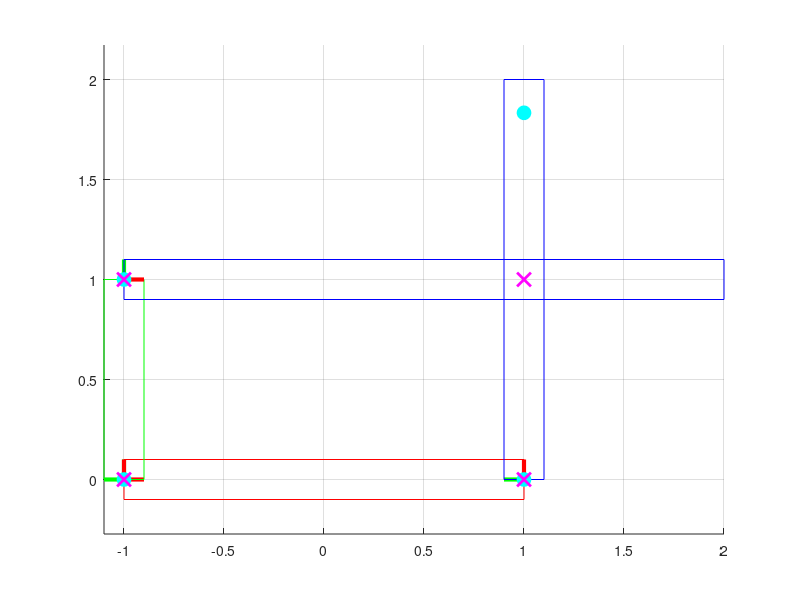

Recreate this plot in MATLAB. (Note: this script raises an error after producing the figure.)
function linkages(scene)
if nargin < 1
    scene = 0;
end

pins = [];
particles = [];
switch scene
    case 0
        % Crank-rocker
        % Bottom link
        links(1).angle = 0; % rotation from the positive x-axis
        links(1).pos = [-1;0]; % position of the center of rotation
        links(1).verts = [0,-0.1;2,-0.1;2,0.1;0,0.1]'; % display vertices
        % Left link
        links(2).angle = pi/2;
        links(2).pos = [-1;0];
        links(2).verts = [0,-0.1;1,-0.1;1,0.1;0,0.1]';
        % Right link
        links(3).angle = pi/2;
        links(3).pos = [1;0];
        links(3).verts = [0,-0.1;2,-0.1;2,0.1;0,0.1]';
        % Top link
        links(4).angle = 0;
        links(4).pos = [-1;1];
        links(4).verts = [0,-0.1;3,-0.1;3,0.1;0,0.1]';
        
        % Which link is grounded?
        grounded = 1;
        % Which link is the driver?
        % Note: the driver must be attached (with a pin) to the ground.
        driver = 2;
        
        % Bottom-left
        pins(1).links = [1,2];
        pins(1).pts = [0,0;0,0]';
        % Bottom-right
        pins(2).links = [1,3];
        pins(2).pts = [2,0;0,0]';
        % Left-top
        pins(3).links = [2,4];
        pins(3).pts = [1,0;0,0]';
        % Right-top
        pins(4).links = [3,4];
        pins(4).pts = [1+rand(1),0;2,0]'; % pin location on link3 is randomized
        
        % List of tracer particles for display
        particles(1).link = 4; % which link?
        particles(1).pt = [0.5;0.1]; % tracer particle point in local coords
        particles(1).ptsWorld = zeros(2,0); % transformed points, initially empty
        particles(2).link = 4;
        particles(2).pt = [2.5;-0.1];
        particles(2).ptsWorld = zeros(2,0);
    case 1

        % Drag-link

        % s
        links(1).angle = 0; % rotation from the positive x-axis
        links(1).pos = [0;0]; % position of the center of rotation
        links(1).verts = [0,-0.1;1,-0.1;1,0.1;0,0.1]'; % display vertices
        % q
        links(2).angle = pi/2;
        links(2).pos = [0;0];
        links(2).verts = [0,-0.1;3,-0.1;3,0.1;0,0.1]';
        % l
        links(3).angle = pi/2;
        links(3).pos = [1;0];
        links(3).verts = [0,-0.1;4,-0.1;4,0.1;0,0.1]';
        % p
        links(4).angle = 0;
        links(4).pos = [0;3];
        links(4).verts = [0,-0.1;3,-0.1;3,0.1;0,0.1]';
        
        % Which link is grounded?
        grounded = 1;
        % Which link is the driver?
        % Note: the driver must be attached (with a pin) to the ground.
        driver = 2;
        
        % Bottom-left
        pins(1).links = [1,2];
        pins(1).pts = [0,0;0,0]';
        % Bottom-right
        pins(2).links = [1,3];
        pins(2).pts = [1,0;0,0]';
        % Left-top
        pins(3).links = [2,4];
        pins(3).pts = [3,0;0,0]';
        % Right-top
        pins(4).links = [3,4];
        pins(4).pts = [4,0;3,0]'; % pin location on link3 is randomized
        
        % List of tracer particles for display
        particles(1).link = 4; % which link?
        particles(1).pt = [0;0.1]; % tracer particle point in local coords
        particles(1).ptsWorld = zeros(2,0); % transformed points, initially empty
        particles(2).link = 4;
        particles(2).pt = [3;-0.1];
        particles(2).ptsWorld = zeros(2,0);
    case 2
        % Double-rocker

        % Bottom link q
        links(1).angle = 0; % rotation from the positive x-axis
        links(1).pos = [0;0]; % position of the center of rotation
        links(1).verts = [0,-0.1;2,-0.1;0,0.1;2,0.1]'; % display vertices
        % Left link l
        links(2).angle = pi/3;
        links(2).pos = [0;0];
        links(2).verts = [0,-0.1;5,-0.1;5,0.1;0,0.1]';
        % Right link p 
        links(3).angle = pi/2;
        links(3).pos = [2;0];
        links(3).verts = [0,-0.1;3.5,-0.1;3.5,0.1;0,0.1]';
        % Top link s
        links(4).angle = 0;
        links(4).pos = [2.5;4.33];
        links(4).verts = [0,-0.1;1,-0.1;1,0.1;0,0.1]';
        
        % Which link is grounded?
        grounded = 1;
        % Which link is the driver?
        % Note: the driver must be attached (with a pin) to the ground.
        driver = 2;
        
        % Bottom-left
        pins(1).links = [1,2];
        pins(1).pts = [0,0;0,0]';
        % Bottom-right
        pins(2).links = [2,4];
        pins(2).pts = [5,0;0,0]';
        % Left-top
        pins(3).links = [1,3];
        pins(3).pts = [2,0;0,0]';
        % Right-top
        pins(4).links = [3,4];
        pins(4).pts = [3.5,0;1,0]'; % pin location on link3 is randomized
        
        % List of tracer particles for display
        particles(1).link = 4; % which link?
        particles(1).pt = [0;0]; % tracer particle point in local coords
        particles(1).ptsWorld = zeros(2,0); % transformed points, initially empty
        particles(2).link = 4;
        particles(2).pt = [1;0];
        particles(2).ptsWorld = zeros(2,0);
    case 3
        % Hoekens

        links(1).angle = 0; % rotation from the positive x-axis
        links(1).pos = [0;0]; % position of the center of rotation
        links(1).verts = [0,-0.1;2,-0.1;0,0.1;2,0.1]'; % display vertices

        links(2).angle = pi/2;
        links(2).pos = [0;0];
        links(2).verts = [0,-0.1;1,-0.1;1,0.1;0,0.1]';
   

        links(3).angle = pi/2;
        links(3).pos = [2;0];
        links(3).verts = [0,-0.1;2.5,-0.1;2.5,0.1;0,0.1]';

        links(4).angle = 0;
        links(4).pos = [0;1];
        links(4).verts = [0,-0.1;5,-0.1;5,0.1;0,0.1]';
        

        grounded = 1;
 
        driver = 2;
        
        pins(1).links = [1,2];
        pins(1).pts = [0,0;0,0]';

        pins(2).links = [1,3];
        pins(2).pts = [2,0;0,0]';

        pins(3).links = [2,4];
        pins(3).pts = [1,0;0,0]';

        pins(4).links = [3,4];
        pins(4).pts = [2.5,0;2.5,0]';
        
        % List of tracer particles for display
        particles(1).link = 4; 
        particles(1).pt = [5;0.1]; 
        particles(1).ptsWorld = zeros(2,0); 

    case 4
        % Peaucellier-Lipkin

        % grounded
        links(1).angle = 0;
        links(1).pos = [0;0]; 
        links(1).verts = [0,0]'; 
        
        links(2).angle = 0;
        links(2).pos = [1;0]; 
        links(2).verts = [0,-0.1;1,-0.1;1,0.1;0,0.1]'; 
        
        links(3).angle = pi/4;
        links(3).pos = [2;0]; 
        links(3).verts = [0,-0.1;2,-0.1;2,0.1;0,0.1]'; 

        links(4).angle = -pi/4;
        links(4).pos = [2;0]; 
        links(4).verts = [0,-0.1;2,-0.1;2,0.1;0,0.1]'; 

        links(5).angle = pi/8;
        links(5).pos = [2;0]; 
        links(5).verts = [0,-0.1;3.7,-0.1;3.7,0.1;0,0.1]';  

        links(6).angle = -pi/8;
        links(6).pos = [2;0]; 
        links(6).verts = [0,-0.1;3.7,-0.1;3.7,0.1;0,0.1]'; 
        
        links(7).angle = -pi/4;
        links(7).pos = [3.414;1.414]; 
        links(7).verts = [0,-0.1;2,-0.1;2,0.1;0,0.1]'; 

        links(8).angle = pi/4;
        links(8).pos = [3.414;-1.414]; 
        links(8).verts = [0,-0.1;2,-0.1;2,0.1;0,0.1]'; 

        grounded = 1;

        driver = 2;
   
        pins(1).links = [1,2];
        pins(1).pts = [1,0;0,0]';

        pins(2).links = [2,3];
        pins(2).pts = [1,0;0,0]';

        pins(3).links = [2,4];
        pins(3).pts = [1,0;0,0]';

        pins(4).links = [1,5];
        pins(4).pts = [0,0;0,0]';

        pins(5).links = [1,6];
        pins(5).pts = [0,0;0,0]';

        pins(6).links = [3,5];
        pins(6).pts = [2,0;3.7,0]';

        pins(7).links = [4,6];
        pins(7).pts = [2,0;3.7,0]';

        pins(8).links = [3,7];
        pins(8).pts = [2,0;0,0]';

        pins(9).links = [4,8];
        pins(9).pts = [2,0;0,0]';

        pins(10).links = [7,8];
        pins(10).pts = [2,0;2,0]';


        % List of tracer particles for display
        particles(1).link = 7; 
        particles(1).pt = [2;0];
        particles(1).ptsWorld = zeros(2,0); 

    case 5
        % Klann

        links(1).angle = 0.29;
        links(1).pos = [3.4;8.03]; 
        links(1).verts = [0,-0.1;6.888,-0.1;6.36857,7.356232]';

        links(2).angle = 2*pi/3;
        links(2).pos = [10;10]; 
        links(2).verts = [0,-0.1;3,-0.1;3,0.1;0,0.1]';

        links(3).angle = 2*pi/3;
        links(3).pos = [3.4;8.03]; 
        links(3).verts = [0,-0.1;3.59,-0.1;3.59,0.1;0,0.1]';

        links(4).angle = pi;
        links(4).pos = [5;11]; 
        links(4).verts = [0,-0.1;6.56,0.53;12.3636,-0.1;12.3636,0.1;6.56,0.73;0,0.1]';

        links(5).angle = 2*pi/3;
        links(5).pos = [7.4;16.9]; 
        links(5).verts = [0,-0.1;5.79,-0.1;5.79,0.1;0,0.1]';

        links(6).angle = 3*pi/2;
        links(6).pos = [3;18]; 
        links(6).verts = [0,-0.1;10.04,-0.1;10.04,0.1;0,0.1]';

        links(7).angle = 1.4*pi;
        links(7).pos = [-5;11]; 
        links(7).verts = [0,-0.1;10.04,-0.1;10.04,0.1;0,0.1]';

        grounded = 1;

        driver = 2;

        pins(1).links = [1,2];
        pins(1).pts = [6.8877,0;0,0]';

        pins(7).links = [1,5];
        pins(7).pts = [6.36857,7.356232;0,0]';

        pins(4).links = [1,3];
        pins(4).pts = [0,0;0,0]';
        
        pins(2).links = [2,4];
        pins(2).pts = [3,0;0,0]';

        pins(3).links = [3,4];
        pins(3).pts = [3.59,0;6.56,0.73]';

        pins(6).links = [5,6];
        pins(6).pts = [5.79,0;0,0]';

        pins(5).links = [4,6];
        pins(5).pts = [12.3636,0;10.04,0]';

        pins(8).links = [6,7];
        pins(8).pts = [10.04,0;0,0]';

        particles(1).link = 7; 
        particles(1).pt = [10.04;0.1]; 
        particles(1).ptsWorld = zeros(2,0); 
 

    case 10
end

% Initialize
for i = 1 : length(links)
    links(i).grounded = (i == grounded);
    links(i).driver = (i == driver);
    % These target quantities are only used for grounded and driver links
    links(i).angleTarget = links(i).angle;
    links(i).posTarget = links(i).pos;
end
drawScene(links,pins,particles,true);

% lsqnonlin options
if verLessThan('matlab','8.1')
    opt = optimset(...
        'Jacobian','on',...
        'DerivativeCheck','off',...
        'Display','off'); % final-detailed iter-detailed off
else
    opt = optimoptions('lsqnonlin',...
        'Jacobian','on',...
        'DerivativeCheck','off',...
        'Display','off'); % final-detailed iter-detailed off
end

% Simulation loop
t = 0; % current time
T = 1; % final time
dt = 0.01; % time step
angVel = 2*pi; % driver angular velocity

while t < T
    %links(driver).angleTarget = links(driver).angleTarget + dt*angVel;
    switch scene
        case 0
            links(driver).angleTarget = links(driver).angleTarget + dt*angVel;
        case 1
            links(driver).angleTarget = links(driver).angleTarget + dt*angVel;
        case 2
            min = pi/8;
            max = pi/3;
            f=1;
            links(driver).angleTarget = 0.5*(max-min)*sin(2*pi*f*t+1.5*pi)+0.5*(max+min);
        case 3
            links(driver).angleTarget = links(driver).angleTarget + 2*dt*angVel;
        case 4
            min = -pi/3;
            max = pi/3;
            f=2;
            links(driver).angleTarget = 0.5*(max-min)*sin(2*pi*f*t)+0.5*(max+min);
        case 5
            links(driver).angleTarget = links(driver).angleTarget - 4*dt*angVel;
    end

    % Solve for linkage orientations and positions
    [links,feasible] = solveLinkage(links,pins,opt);
    % Update particle positions
    particles = updateParticles(links,particles);
    % Draw scene
    drawScene(links,pins,particles);
    % Quit if over-constrained
    if ~feasible
        break;
    end
    t = t + dt;
end

end

%%
function [R,dR] = rotationMatrix(angle)
c = cos(angle);
s = sin(angle);
% Rotation matrix
R = zeros(2);
R(1,1) = c;
R(1,2) = -s;
R(2,1) = s;
R(2,2) = c;
if nargout >= 2
    % Rotation matrix derivative
    dR = zeros(2);
    dR(1,1) = -s;
    dR(1,2) = -c;
    dR(2,1) = c;
    dR(2,2) = -s;
end
end

%%
function [links,feasible] = solveLinkage(links,pins,opt)
nlinks = length(links);
% Extract the current angles and positions into a vector
angPos0 = zeros(3*nlinks,1);
for i = 1 : nlinks
    link = links(i);
    ii = (i-1)*3+(1:3);
    angPos0(ii(1)) = link.angle;
    angPos0(ii(2:3)) = link.pos;
end
% Limits
lb = -inf(size(angPos0));
ub =  inf(size(angPos0));
% Solve for angles and positions
[angPos,r2] = lsqnonlin(@(angPos)objFun(angPos,links,pins),angPos0,lb,ub,opt);
% If the mechanism is feasible, then the residual should be zero
feasible = true;
if r2 > 1e-6
    fprintf('Mechanism is over constrained!\n');
    feasible = false;
end
% Extract the angles and positions from the values in the vector
for i = 1 : length(links)
    ii = (i-1)*3+(1:3);
    links(i).angle = angPos(ii(1));
    links(i).pos = angPos(ii(2:3));
end
end

%%
function [f,J] = objFun(angPos,links,pins)
nlinks = length(links);
npins = length(pins);
% Temporarily change angles and positions of the links. These changes will
% be undone when exiting this function.
for i = 1 : nlinks
    ii = (i-1)*3+(1:3);
    links(i).angle = angPos(ii(1));
    links(i).pos = angPos(ii(2:3));
end

% Evaluate constraints
ndof = 3*nlinks;
ncon = 3 + 3 + 2*npins; % 3 for ground, 3 for driver, 2*npins for pins
f = zeros(ncon,1);
J = zeros(ncon,ndof);
k = 0;
% Some angles and positions are fixed
for i = 1 : nlinks
    link = links(i);
    if link.grounded || link.driver
        % Grounded and driver links have their angles and positions
        % prescribed.
        f(k+1,    1) = link.angle - link.angleTarget;
        f(k+(2:3),1) = link.pos - link.posTarget;
        % The Jacobian of this constraint is the identity matrix
        J(k+(1:3),k+(1:3)) = eye(3);
        k = k + 3;
    end
end
% Pin constraints
for i = 1 : npins
    pin = pins(i);
    rows = k+(1:2); % row index of this pin constraint
    indLinkA = pin.links(1); % array index of link A
    indLinkB = pin.links(2); % array index of link B
    linkA = links(indLinkA);
    linkB = links(indLinkB);
    [Ra,dRa] = rotationMatrix(linkA.angle);
    [Rb,dRb] = rotationMatrix(linkB.angle);
    % Local positions
    ra = pin.pts(:,1);
    rb = pin.pts(:,2);
    % World positions
    xa = Ra * ra + linkA.pos;
    xb = Rb * rb + linkB.pos;
    p = xa(1:2) - xb(1:2);
    f(rows,1) = p;
    % Column indices for the angles and positions of links A and B
    colAngA = (indLinkA-1)*3 + 1;
    colPosA = (indLinkA-1)*3 + (2:3);
    colAngB = (indLinkB-1)*3 + 1;
    colPosB = (indLinkB-1)*3 + (2:3);
    % The Jacobian of this constraint is the partial derivative of f wrt
    % the angles and positions of the two links.
    J(rows,colAngA) = dRa * ra;
    J(rows,colPosA) = eye(2);
    J(rows,colAngB) = -dRb * rb;
    J(rows,colPosB) = -eye(2);
    k = k + 2;
end
end

%%
function particles = updateParticles(links,particles)
% Transform particle position from local to world
for i = 1 : length(particles)
    particle = particles(i);
    link = links(particle.link);
    R = rotationMatrix(link.angle);
    x = R * particle.pt + link.pos;
    % Append world position to the array (grows indefinitely)
    particles(i).ptsWorld(:,end+1) = x;
end
end

%%
function drawScene(links,pins,particles,initialize)
if nargin < 4
    initialize = false;
end
if initialize
    clf;
else
    cla;
end
hold on;
grid on;
% Draw links
for i = 1 : length(links)
    link = links(i);
    R = rotationMatrix(link.angle);
    % Draw frame
    p = link.pos; % frame origin
    s = 0.1; % frame display size
    px = p + s*R(:,1); % frame x-axis
    py = p + s*R(:,2); % frame y-axis
    plot([p(1),px(1)],[p(2),px(2)],'r','LineWidth',3);
    plot([p(1),py(1)],[p(2),py(2)],'g','LineWidth',3);
    % Draw link geometry
    if link.grounded
        color = [1 0 0];
    elseif link.driver
        color = [0 1 0];
    else
        color = [0 0 1];
    end
    E = [R,link.pos;0,0,1]; % transformation matrix
    vertsLocal = [link.verts;ones(1,size(link.verts,2))];
    vertsWorld = E * vertsLocal;
    plot(vertsWorld(1,[1:end,1]),vertsWorld(2,[1:end,1]),'Color',color);
end
% Draw pins
for i = 1 : length(pins)
    pin = pins(i);
    linkA = links(pin.links(1));
    linkB = links(pin.links(2));
    Ra = rotationMatrix(linkA.angle);
    Rb = rotationMatrix(linkB.angle);
    xa = Ra * pin.pts(:,1) + linkA.pos;
    xb = Rb * pin.pts(:,2) + linkB.pos;
    plot(xa(1),xa(2),'co','MarkerSize',10,'MarkerFaceColor','c');
    plot(xb(1),xb(2),'mx','MarkerSize',10,'LineWidth',2);
end
% Draw particles
for i = 1 : length(particles)
    particle = particles(i);
    if ~isempty(particle.ptsWorld)
        plot(particle.ptsWorld(1,:),particle.ptsWorld(2,:),'k');
        plot(particle.ptsWorld(1,end),particle.ptsWorld(2,end),'ko');
    end
end
axis equal;
drawnow;
end
